Frame 1 (no input): blank canvas, image omitted
Frame 60 (no input): blank canvas, image omitted
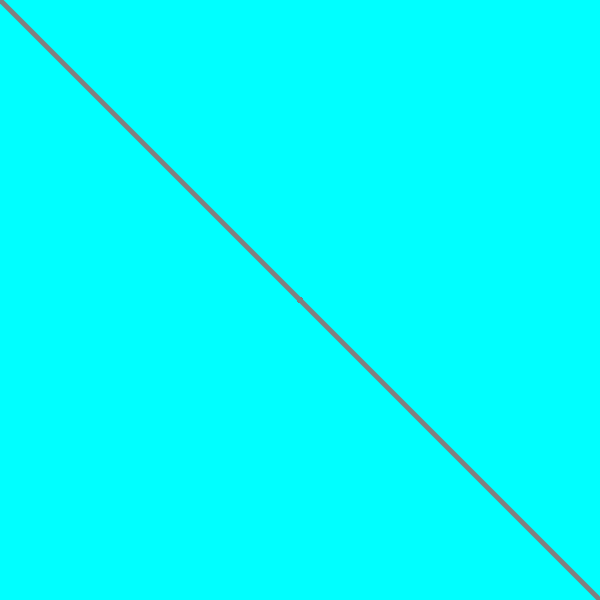
Frame 120 (the mouse pressed at the canvas centre since frame 60)

The p5.js sketch whose frames 1 and 60 were blank and that drew this single picture after the mouse press (run headless with seeded random() and noise() and a simulated clock; from frame 60 on, the mouse is pressed at the canvas centre):

// p5.js sketch
// ── sketch.js
function setup() {
  createCanvas(600, 600);
  background(0, 255, 255);
  strokeWeight(5);
}

function draw() {

if (mouseIsPressed){
  stroke(map(mouseX, 0, 600, 0, 255, true))
  line(width - mouseX, height - mouseY, width - pmouseX, height - pmouseY);
  line(mouseX, mouseY, pmouseX, pmouseY);
  }

}
